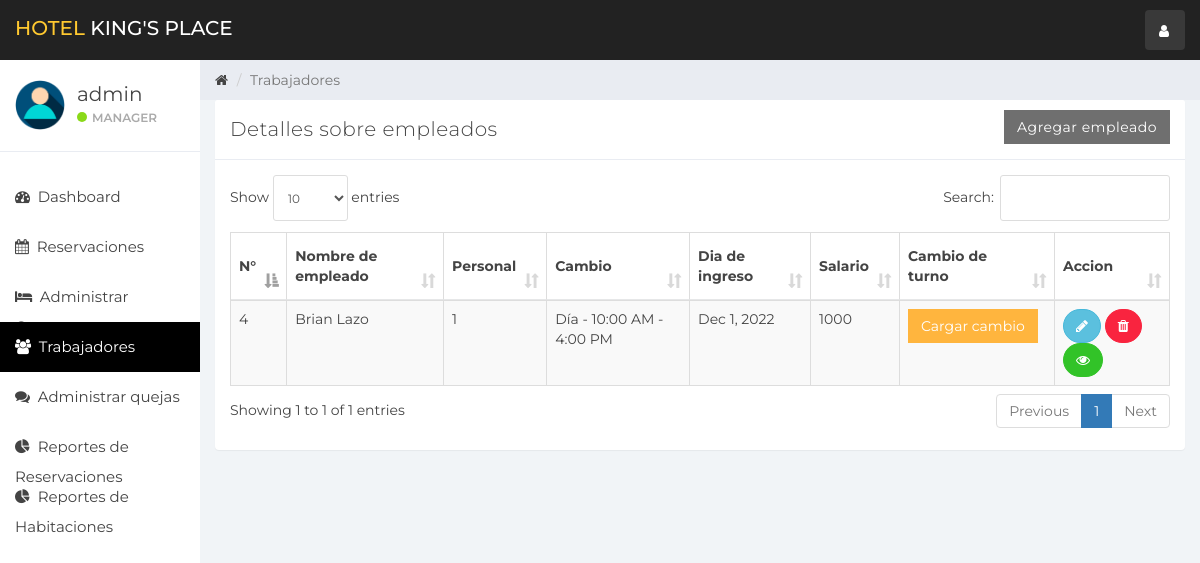
Page /index.php?manejo_trabaj (signed in) on the earlier database version.
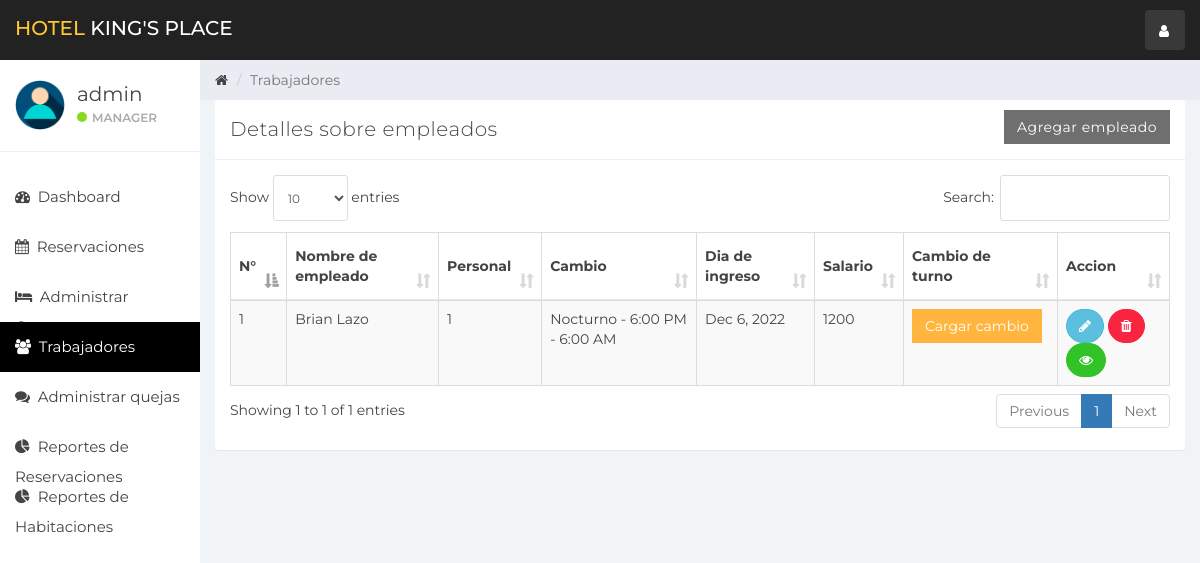
Same page on the later database version.
### tables this page shows
CREATE TABLE `usuario` (
  `id` int(11) NOT NULL,
  `nombre` varchar(100) NOT NULL,
  `username` varchar(15) NOT NULL,
  `email` varchar(100) NOT NULL,
  `password` varchar(100) NOT NULL
);

CREATE TABLE `personal` (
  `id_empleado` int(11) NOT NULL,
  `nombre` varchar(100) NOT NULL,
  `id_tipopersonal` int(11) NOT NULL,
  `id_cambio` int(11) NOT NULL,
  `id_tipodocumento` int(11) NOT NULL,
  `numeroTarjeta` varchar(25) NOT NULL,
  `direccion` varchar(50) NOT NULL,
  `telefono` varchar(9) NOT NULL,
  `salario` bigint(20) NOT NULL,
  `diaIngreso` timestamp NOT NULL DEFAULT current_timestamp() ON UPDATE current_timestamp(),
  `actualizado` datetime NOT NULL
);

CREATE TABLE `cambio` (
  `id_cambio` int(10) NOT NULL,
  `cambio` varchar(90) NOT NULL,
  `tiempoCambio` varchar(100) NOT NULL
);

### manejo_trabaj.php (the view, shortened to what this page needs)
<div class="col-sm-9 col-sm-offset-3 col-lg-10 col-lg-offset-2 main">
    <div class="row">
        <ol class="breadcrumb">
            <li><a href="#">
                    <em class="fa fa-home"></em>
                </a></li>
            <li class="active">Trabajadores</li>
        </ol>
    </div>
    <div class="row">
        <div class="col-lg-12">
            <div class="panel panel-default">
                <div class="panel-heading">Detalles sobre empleados
                    <a href="index.php?agregar_emp" class="btn btn-secondary pull-right" style="border-radius:0%">Agregar empleado</a>
                </div>
                <div class="panel-body">
                    <table class="table table-striped table-bordered table-responsive" cellspacing="0" width="100%"
                           id="rooms">
                        <thead>
                        <tr>
                            <th>N°</th>
                            <th>Nombre de empleado</th>
                            <th>Personal</th>
                            <th>Cambio</th>
                            <th>Dia de ingreso</th>
                            <th>Salario</th>
                            <th>Cambio de turno</th>
                            <th>Accion</th>
                        </tr>
                        </thead>
                        <tbody>
                        <?php
                        $staff_query = "SELECT * FROM personal  NATURAL JOIN tipopersonal NATURAL JOIN cambio";
                        $staff_result = mysqli_query($connection, $staff_query);
                        if (mysqli_num_rows($staff_result) > 0) {
                            while ($staff = mysqli_fetch_assoc($staff_result)) { ?>
                                <tr>
                                    <td><?php echo $staff['id_empleado']; ?></td>
                                    <td><?php echo $staff['nombre']; ?></td>
                                    <td><?php echo $staff['id_tipopersonal']; ?></td>
                                    <td><?php echo $staff['cambio'] . ' - ' . $staff['tiempoCambio']; ?></td>
                                    <td><?php echo date('M j, Y', strtotime($staff['diaIngreso'])); ?></td>
                                    <td><?php echo $staff['salario']; ?></td>
                                    <td>
                                        <button class="btn btn-warning" style="border-radius:0%" data-toggle="modal" data-target="#changeShift"
                                                data-id="<?php echo $staff['id_empleado']; ?>" id="change_shift">Cargar cambio</button>
                                    </td>
                                    <td>
                                        <button data-toggle="modal"
                                                data-target="#empDetail<?php echo $staff['id_empleado']; ?>"
                                                data-id="<?php echo $staff['id_empleado']; ?>" id="editEmp"
                                                class="btn btn-info" style="border-radius:60px;"><i class="fa fa-pencil"></i></button>
                                        <a href='functionmis.php?empid=<?php echo $staff['id_empleado']; ?>'
                                           class="btn btn-danger" onclick="return confirm('¿Estás seguro?')" style="border-radius:60px;"><i
                                                    class="fa fa-trash"></i></a>
                                        <a href='index.php?emp_historial&empid=<?php echo $staff['id_empleado']; ?>'
                                           class="btn btn-success" title="Historial de Empleados" style="border-radius:60px;"><i class="fa fa-eye"></i></a>
                                    </td>
                                </tr>
                                <?php
                            }
                        }
                        ?>
                        </tbody>
                    </table>
                </div>
            </div>
        </div>
    </div>
    <div class="row"><br>
        <div class="col-sm-12">
        </div>
    </div>
</div>

### header.php (shortened to what this page needs)
<!DOCTYPE html>
<html>
<head>
    <link href="css/bootstrap.min.css" rel="stylesheet">
    <link href="css/font-awesome.min.css" rel="stylesheet">
    <link href="css/datepicker3.css" rel="stylesheet">
    <link href="css/dataTables.bootstrap.min.css" rel="stylesheet">
    <link href="css/styles.css" rel="stylesheet">
</head>
<body>
<nav class="navbar navbar-custom navbar-fixed-top bg-dark" role="navigation">
    <div class="container-fluid">
        <div class="navbar-header">
            <a class="navbar-brand" href="index.php?dashboard"><span>Hotel </span>King's Place</a>
            <ul class="nav navbar-top-links navbar-right">
                <li class="dropdown"><a class="dropdown-toggle count-info" data-toggle="dropdown" href="#">
                        <em class="fa fa-user"></em>
                    </a>
                </li>
            </ul>
        </div>
    </div>
</nav>

### barra.php (shortened to what this page needs)
<div id="sidebar-collapse" class="col-sm-3 col-lg-2 sidebar">
    <div class="profile-sidebar">
        <div class="profile-userpic">
            <img src="img/user.png" class="img-responsive" alt="">
        </div>
        <div class="profile-usertitle">
            <div class="profile-usertitle-name"><?php echo $user['username'];?></div>
            <div class="profile-usertitle-status"><span class="indicator label-success"></span>Manager</div>
        </div>
    </div>
    <ul class="nav menu">
    <?php
        if (isset($_GET['dashboard'])){ ?>
            <li class="active">
                <a href="index.php?dashboard"><em class="fa fa-dashboard">&nbsp;</em>
                    Dashboard
                </a>
            </li>
        <?php } else{?>
            <li>
                <a href="index.php?dashboard"><em class="fa fa-dashboard">&nbsp;</em>
                    Dashboard
                </a>
            </li>
        <?php }
        if (isset($_GET['reservation'])){ ?>
            <li class="active">
            <a href="index.php?reservation"><em class="fa fa-calendar">&nbsp;</em>
                    Reservaciones
                </a>
            </li>
        <?php } else{?>
            <li>
            <a href="index.php?reservation"><em class="fa fa-calendar">&nbsp;</em>
                    Reservaciones
                </a>
            </li>
        <?php }
        if (isset($_GET['manejo_cuart'])){ ?>
            <li class="active">
                <a href="index.php?manejo_cuart"><em class="fa fa-bed">&nbsp;</em>
                    Administrar Cuartos
                </a>
            </li>
        <?php } else{?>
            <li>
            <a href="index.php?manejo_cuart"><em class="fa fa-bed">&nbsp;</em>
                    Administrar Cuartos
                </a>
            </li>
        <?php }
        if (isset($_GET['manejo_trabaj'])){ ?>
            <li class="active">
                <a href="index.php?manejo_trabaj"><em class="fa fa-users">&nbsp;</em>
                    Trabajadores
                </a>
            </li>
        <?php }
        if (isset($_GET['quejas'])){ ?>
            <li class="active">
                <a href="index.php?quejas"><em class="fa fa-comments">&nbsp;</em>
                    Administrar quejas
                </a>
            </li>
        <?php } else{?>
            <li>
                <a href="index.php?quejas"><em class="fa fa-comments">&nbsp;</em>
                    Administrar quejas
                </a>
            </li>
        <?php }
        ?>
        <?php
        if (isset($_GET['estadist'])){ ?>
            <li class="active">
                <a href="index.php?estadist"><em class="fa fa-pie-chart">&nbsp;</em>
                    Reporte de Reservaciones
                </a>
            </li>
        <?php } else{?>
        <li>
            <a href="index.php?estadist"><em class="fa fa-pie-chart">&nbsp;</em>
                    Reportes de Reservaciones
            </a>
        </li>
<?php }?>
<?php
        if (isset($_GET['reportesHab'])){ ?>
            <li class="active">
                <a href="index.php?reportesHab"><em class="fa fa-pie-chart">&nbsp;</em>
                    Reportes de Habitaciones
                </a>
            </li>
        <?php } else{?>
        <li>
            <a href="index.php?reportesHab"><em class="fa fa-pie-chart">&nbsp;</em>
                    Reportes de Habitaciones
            </a>
        </li>
<?php }?>
    </ul>
</div>

### index.php (shortened to what this page needs)
<?php
include_once "db.php";
if (isset($_SESSION['user_id'])){
    $user_id = $_SESSION['user_id'];
    $userQuery = "SELECT * FROM usuario WHERE id = '$user_id'";
    $result = mysqli_query($connection, $userQuery);
    $user = mysqli_fetch_assoc($result);
}else{
    header('Location:login.php');
}
include_once "header.php";
include_once "barra.php";
if (isset($_GET['manejo_cuart'])){
    include_once "manejo_cuart.php";
}
elseif (isset($_GET['dashboard'])){
    include_once "dashboard.php";
}
elseif (isset($_GET['reservation'])){
    include_once "reservation.php";
}
elseif (isset($_GET['manejo_trabaj'])){
    include_once "manejo_trabaj.php";
}
elseif (isset($_GET['agregar_emp'])){
    include_once "agregar_emp.php";
}
elseif (isset($_GET['quejas'])){
    include_once "quejas.php";
}
elseif (isset($_GET['estadist'])){
    include_once "estadist.php";
}
elseif (isset($_GET['reportesHab'])){
    include_once "reportesHab.php";
}
elseif (isset($_GET['emp_historial'])){
    include_once "emp_historial.php";
}
else{
    include_once "manejo_cuart.php";
}
include_once "footer.php";

### footer.php (shortened to what this page needs)
</body>
</html>

Differences in the rows shown:
removed personal: id_empleado "4", nombre "Brian Lazo", id_tipopersonal "1", id_cambio.cambio "Día", id_cambio.tiempoCambio "10:00 AM - 4:00 PM", diaIngreso "Dec 1, 2022", salario "1000"
added personal: id_empleado "1", nombre "Brian Lazo", id_tipopersonal "1", id_cambio.cambio "Nocturno", id_cambio.tiempoCambio "6:00 PM - 6:00 AM", diaIngreso "Dec 6, 2022", salario "1200"
